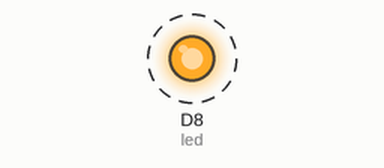
Recording of a sketch running on a simulated ESP8266 (NodeMCU). On the bench: output pins drawn as LEDs (lit = HIGH). Dashed ring = blinking.

Above: at 0.5 s.
Timing chart, 0 to 4.6 s (numbered marks = the images above):
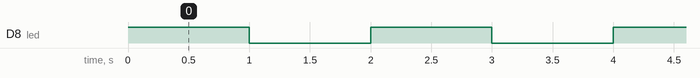

Measured:
- by itself, D8 (led): alternates HIGH for 1.0 s and LOW for 1.0 s

The sketch:

led_.ino
```cpp
#define led D8


void setup() {
  pinMode(led, OUTPUT);
}

void loop(){

  digitalWrite(led,HIGH);
  delay(1000);  //1000 ms gecikme
  digitalWrite(led,LOW);
  delay(1000);  //1000 ms gecikme
}
```
